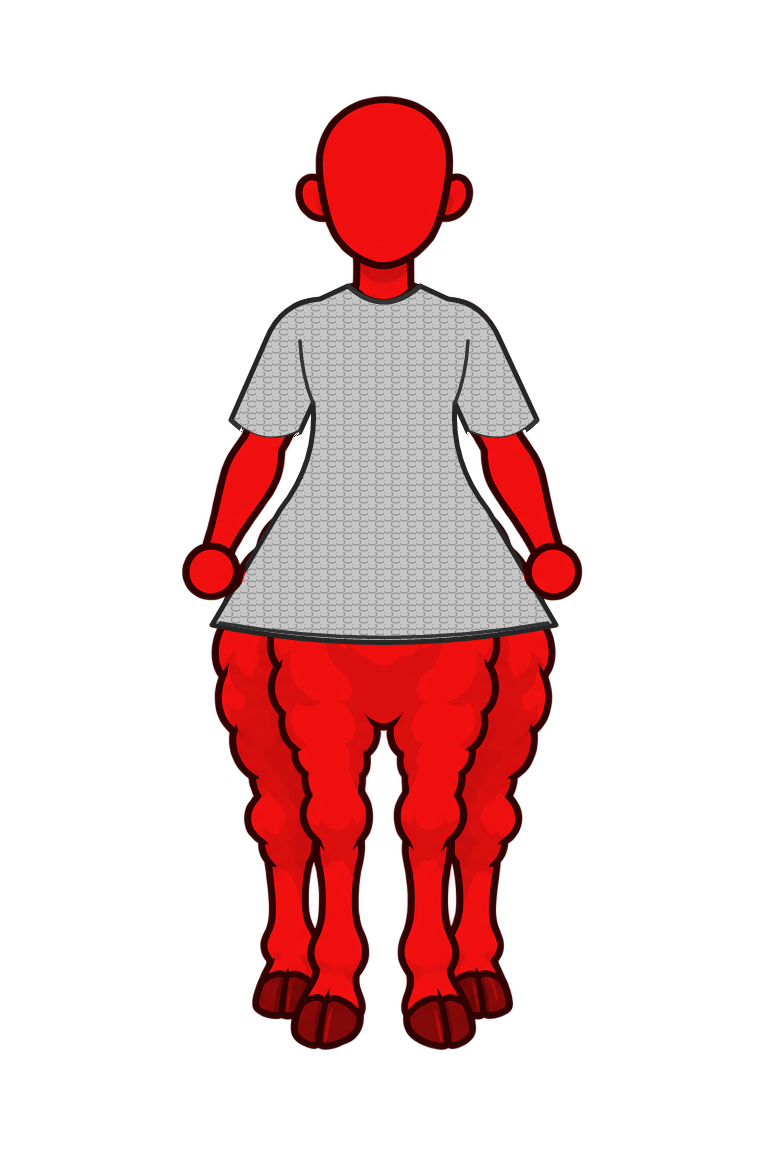
#> input picture art/conversion/fit-yrame-chain-mail/v2/constructed-red-south.png, 768 x 1152 px, given in place of original-body-south.png, which was not available
$ python refine-hand-ownership.py
#> lines starting #> are read from the running program, lines starting #| are printed output that depends on the picture; pictures that were not available may be replaced by others from this repository, and a replacement may not be noted
"""Limit the profile correction to the hand's closed light interior and ink rim.

Keep already good front/back masks. A connected dark-outline component can
include adjacent body ink; using the closed hand interior avoids that ownership.
"""
from pathlib import Path
from datetime import datetime,timezone
import json,hashlib
import numpy as np
from scipy import ndimage
from PIL import Image,ImageDraw,ImageFont
HERE=Path(__file__).resolve().parent;ROOT=HERE.parents[3];FACES=['south','east','north']


def ref(p):
    return dict(path=p.relative_to(ROOT).as_posix(),sha256=hashlib.sha256(p.read_bytes()).hexdigest())


assert not (HERE/'mask-contour-refinement.json').exists()
controls={}
for f in FACES:
    base=Image.open(HERE/f'original-body-{f}.png').convert('RGBA');ba=np.array(base)
#> further down, base is the input picture: PIL image 768x1152 RGBA; mean R, G, B, A 46.4, 18.5, 18.5, 64.1
    mask=np.array(Image.open(HERE/f'body-visibility-{f}.png').convert('L'))
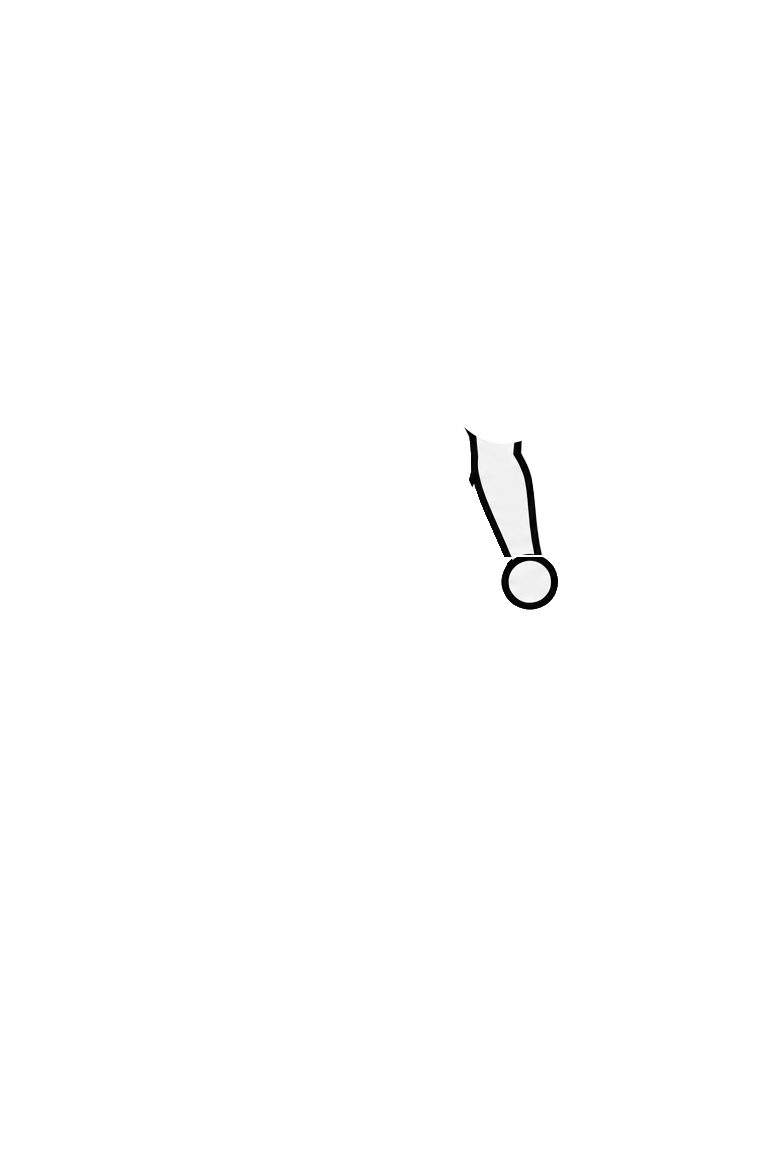
#> input picture art/conversion/fit-yrame-chain-mail/v2/overlay-east.png, 768 x 1152 px, given in place of body-visibility-south.png, which was not available
    if f=='east':
        x0,y0,x1,y1=480,552,577,625;crop=ba[y0:y1,x0:x1]
        light=(crop[:,:,:3].mean(2)>90)&(crop[:,:,3]>128)
        labels,n=ndimage.label(light);label=int(labels[585-y0,529-x0]);assert label>0
        interior=labels==label;assert 700<interior.sum()<3500
        distance=ndimage.distance_transform_edt(~interior)
        ink=(crop[:,:,:3].mean(2)<160)&(crop[:,:,3]>0)
        hand=interior|(ink&(distance<=8))
        ystart=557
        mask[ystart:y1,x0:x1]=np.uint8(hand[ystart-y0:])*255
        controls[f]=dict(seed=[529,585],roi=[x0,y0,x1,y1],replace_below=ystart,
                        interior_pixels=int(interior.sum()),rim_distance_limit=8,
                        method='Original closed light hand interior plus nearby original dark rim only; exclude surrounding torso/fleece light pixels.')
    else:
        controls[f]=dict(method='Retain the inspected initial curved forearm/hand mask; no correction needed.')
    mask[ba[:,:,3]==0]=0
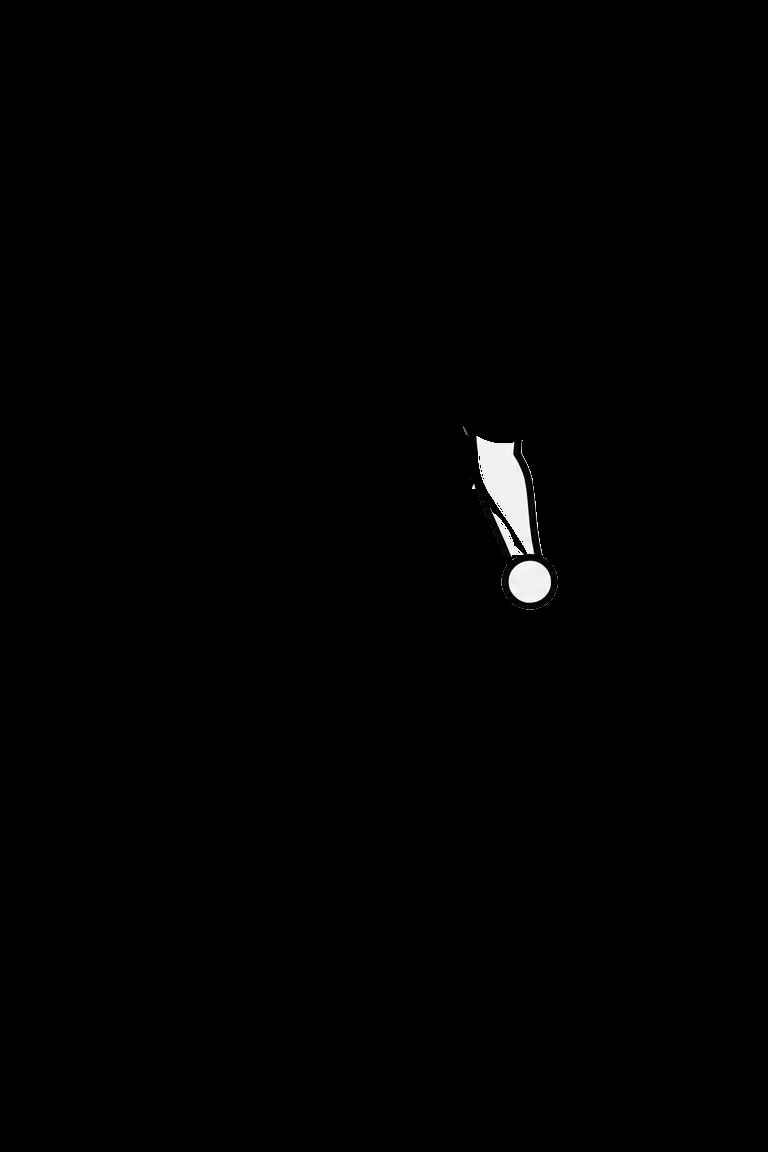
#> mask: shape (1152, 768); min 0, max 255, mean 1.4
    Image.fromarray(mask).save(HERE/f'body-visibility-ready-{f}.png')
    cloth=Image.open(HERE/f'constructed-cloth-{f}.png').convert('RGBA')
#> cloth is the input picture: PIL image 768x1152 RGBA; mean R, G, B, A 1.6, 1.6, 1.6, 2.4
    red=ba.copy();lum=ba[:,:,:3].mean(2);red[:,:,0]=np.uint8(np.maximum(lum,48));red[:,:,1]=np.uint8(lum*.065);red[:,:,2]=np.uint8(lum*.065);red[red[:,:,3]==0,:3]=0
#> after `lum = ba[:, :, :3].mean(2)`:
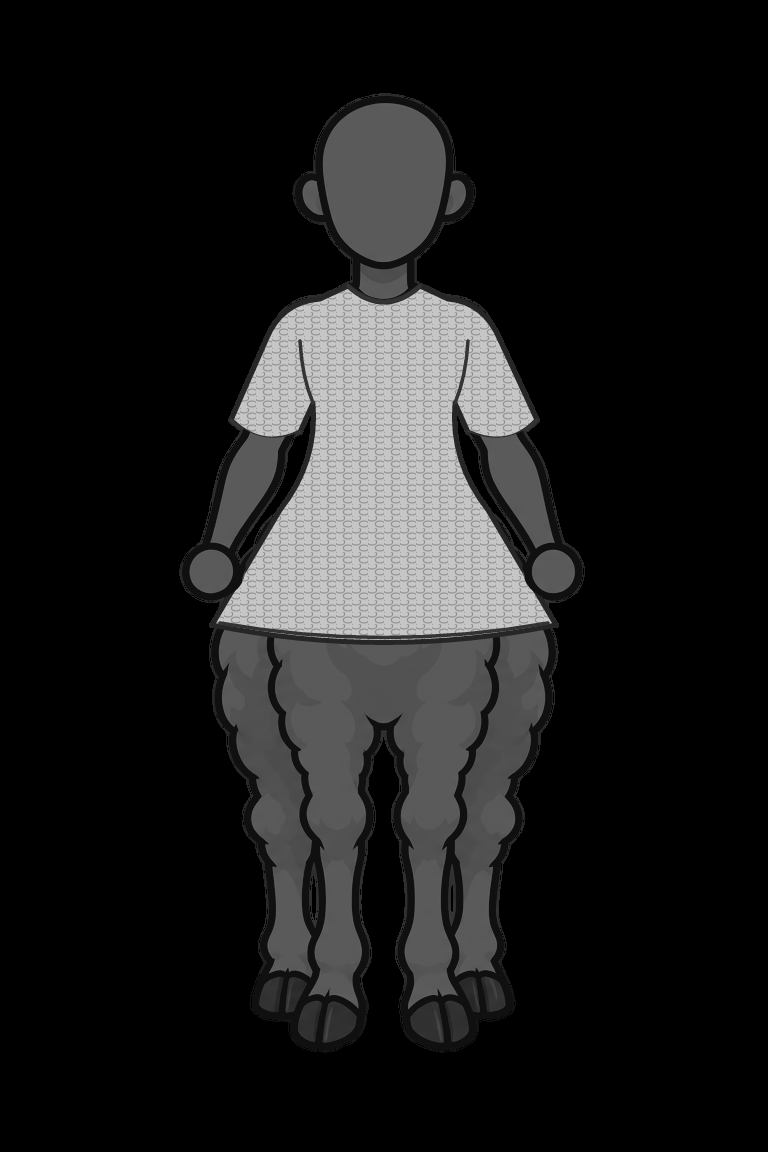
#> lum: shape (1152, 768) float64; min 0, max 198, mean 27.8
#> after `red[:, :, 2] = np.uint8(lum * 0.065)`:
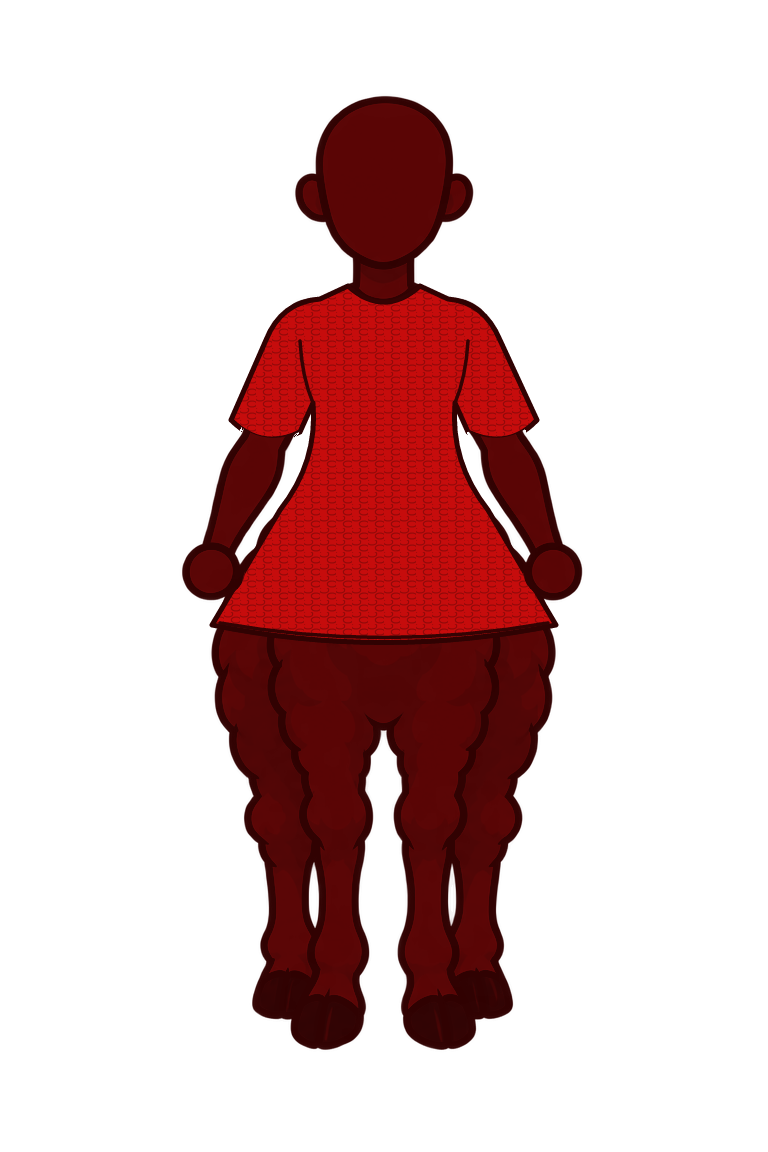
#> red: shape (1152, 768, 4); mean R, G, B, A 64.5, 1.7, 1.7, 64.1; transparent parts drawn white
    for prefix,im in [('ready-neutral',base),('ready-red',Image.fromarray(red))]:
        assembled=Image.composite(im,Image.alpha_composite(im,cloth),Image.fromarray(mask))
        assembled.save(HERE/f'{prefix}-{f}.png')
#> this loop made 2 passes
#> prefix on passes 1 to 2: 'ready-neutral', 'ready-red'
#> (the run stopped early here; a loop or call above may not have finished)
